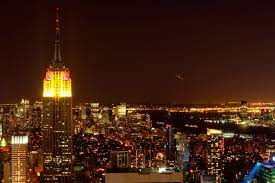
#> input picture research/Python/data/empire.jpg, 275 x 183 px
$ python fun_imageToImageMappings.py
#> lines starting #> are read from the running program, lines starting #| are printed output that depends on the picture; after the words box and inside, x2 and y2 are one past the last pixel; in counts of white or black regions, pixels touching at a corner belong together
from numpy import vstack, ones, mean, std, diag, dot, zeros, linalg, array, argsort, concatenate
from scipy.ndimage import filters
from matplotlib.pyplot import figure, gray, imshow, plot, axis, show
from PIL import Image
from scipy import ndimage

# [190 lines left out: functions normalize, make_homog, H_from_points, Haffine_from_points, image_in_image, not called in this run]


def compute_harris_response(im_type_ndarray, sigma_type_int=3):
    """ Compute the harris corner detector response function
    for each pixel in a graylevel image. """

    # derivatives
    imx_type_ndarray = zeros( im_type_ndarray.shape )
    # compute the image derivative in the x direction, stored in imx_type_ndarray
    # imx_type_ndarray has the same shape as im_type_ndarray, which for the data/empire.jpg example is 183 rows, 275 columns
    # aka 275 x 183 pixels ( x x y pixels)
    filters.gaussian_filter(
        im_type_ndarray,
        (sigma_type_int, sigma_type_int),
        (0, 1),
        imx_type_ndarray
    )

    imy_type_ndarray = zeros( im_type_ndarray.shape )
    filters.gaussian_filter(
        im_type_ndarray,
        (sigma_type_int, sigma_type_int),
        (1, 0),
        imy_type_ndarray
    )

    # compute components of the Harris matrix
    # note that ndarray * ndarray is an element wise multiplication of the two matrices
    Wxx_type_ndarray = filters.gaussian_filter(
        imx_type_ndarray * imx_type_ndarray,
        sigma_type_int
    )

    Wxy_type_ndarray = filters.gaussian_filter(
        imx_type_ndarray * imy_type_ndarray,
        sigma_type_int
    )

    Wyy_type_ndarray = filters.gaussian_filter(
        imy_type_ndarray * imy_type_ndarray,
        sigma_type_int
    )

    # determinant and trace (same size as im_type_ndarray) which in this example is 275 x 183 pixels
    Wdet_type_ndarray = ( Wxx_type_ndarray * Wyy_type_ndarray ) - ( Wxy_type_ndarray**2 )
    Wtr_type_ndarray = Wxx_type_ndarray + Wyy_type_ndarray

    # compute element-wise division between determinant and trace matrices
    return Wdet_type_ndarray / Wtr_type_ndarray

def get_harris_points(harrisim_type_ndarray, min_dist_type_int=10, threshold_type_float=0.1):
    """ Return corners from a Harris response image
    min_dist is the minimum number of pixels separating
    corners and image boundary. """

    # find top corner candidates above a threshold
    corner_threshold_type_float = harrisim_type_ndarray.max() * threshold_type_float
    # convert from false/true to 0/1
    harrisim_t_type_ndarray = ( harrisim_type_ndarray > corner_threshold_type_float ) * 1

    # get coordinates of candidates
    coords_type_nddaray = array( harrisim_t_type_ndarray.nonzero() ).T

    # ...and their values
    candidate_values_type_list = [ harrisim_type_ndarray[
                                       c[0],
                                       c[1]
                                   ] for c in coords_type_nddaray]

    # sort candidates
    index_type_ndarray = argsort( candidate_values_type_list )

    # store allowed point locations in array
    allowed_locations_type_ndarray = zeros(harrisim_type_ndarray.shape)
    allowed_locations_type_ndarray[
        min_dist_type_int:-min_dist_type_int,
        min_dist_type_int:-min_dist_type_int
    ] = 1

    # select the best points taking min_distance into account
    filtered_coords_type_list = []
    for i in index_type_ndarray:
        if allowed_locations_type_ndarray[ coords_type_nddaray[ i, 0 ], coords_type_nddaray[ i, 1 ] ] == 1:
            filtered_coords_type_list.append( coords_type_nddaray[ i ] )
            allowed_locations_type_ndarray[
                ( coords_type_nddaray[ i, 0 ] - min_dist_type_int ):( coords_type_nddaray[ i, 0 ] + min_dist_type_int ),
                ( coords_type_nddaray[ i, 1 ] - min_dist_type_int ):( coords_type_nddaray[ i, 1 ] + min_dist_type_int )
            ] = 0

    return filtered_coords_type_list

def plot_harris_points(image_type_ndarray, filtered_coords_type_list):
    """ Plots corners found in image. """

    figure()
    gray()
    imshow( image_type_ndarray )
    plot(
        [p[1] for p in filtered_coords_type_list],
        [p[0] for p in filtered_coords_type_list],
        '*'
    )
    axis( 'off' )
    show()

im_type_ndarray = array( Image.open( 'data/empire.jpg' ).convert( 'L' ) )
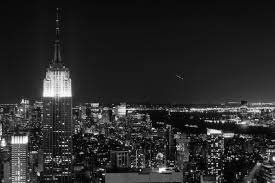
#> im_type_ndarray: shape (183, 275); min 1, max 253, mean 41.5
harrisim_type_ndarray = compute_harris_response( im_type_ndarray )
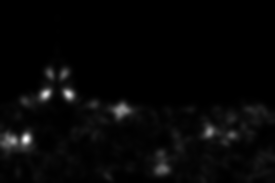
#> harrisim_type_ndarray: shape (183, 275) float64; min 1.96e-08, max 60.52, mean 1.6; drawn with min black and max white
filtered_coords_type_list = get_harris_points(
    harrisim_type_ndarray,
    min_dist_type_int=6
)
#> in get_harris_points, `corner_threshold_type_float = harrisim_type_ndarray.max() * threshold_..`: corner_threshold_type_float = 6.05
#> in get_harris_points, `harrisim_t_type_ndarray = ( harrisim_type_ndarray > corner_threshold_t..`:
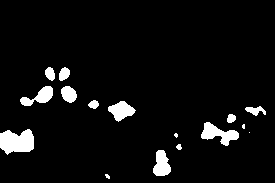
#> harrisim_t_type_ndarray: shape (183, 275) int64; values 0 (black) and 1 (white), 5.6% white; 16 white regions (4 under 20 px), largest, box (x1, y1, x2, y2) and area: (0, 129, 34, 155) 665, (201, 122, 239, 146) 439, (108, 101, 136, 122) 337
#> in get_harris_points, `coords_type_nddaray = array( harrisim_t_type_ndarray.nonzero() ).T`: coords_type_nddaray = 2825 pairs, first value 67 to 178, second value 0 to 265
#> in get_harris_points, `candidate_values_type_list = [ harrisim_type_ndarray[ c[0], c[1] ] for..`: candidate_values_type_list = 2825 values, max 60.52 at index 1985, min 6.05 at index 2217, mean 14.33
#> in get_harris_points, `index_type_ndarray = argsort( candidate_values_type_list )`: index_type_ndarray = 2825 values, max 2824 at index 224, min 0 at index 158, mean 1412
#> the loop in get_harris_points, `for i in index_type_ndarray:` made 2825 passes
#> i on passes 1 to 3: 2217, 2088, 1500
#> after the loop in get_harris_points, `for i in index_type_ndarray:`:
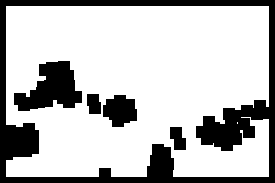
#> allowed_locations_type_ndarray: shape (183, 275) float64; values 0 (black) and 1 (white), 74.9% white; 5 black regions, box (x1, y1, x2, y2) and area: (0, 0, 275, 183) 9259, (14, 61, 82, 111) 2030, (103, 95, 137, 127) 815, (170, 127, 186, 150) 280, (87, 94, 101, 114) 248
#> after the loop in get_harris_points, `for i in index_type_ndarray:`: filtered_coords_type_list = 78 pairs, first value 67 to 175, second value 6 to 263
plot_harris_points(
    im_type_ndarray,
    filtered_coords_type_list
)
#> in plot_harris_points, `show()`:
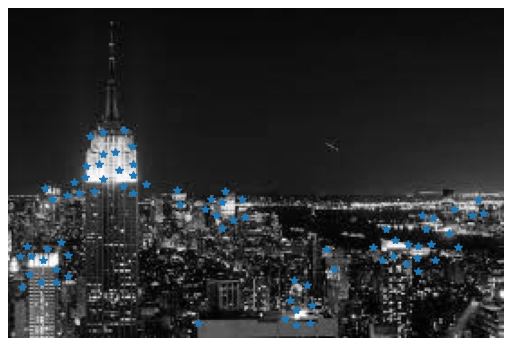
#> figure drawn by matplotlib, 1 panel
